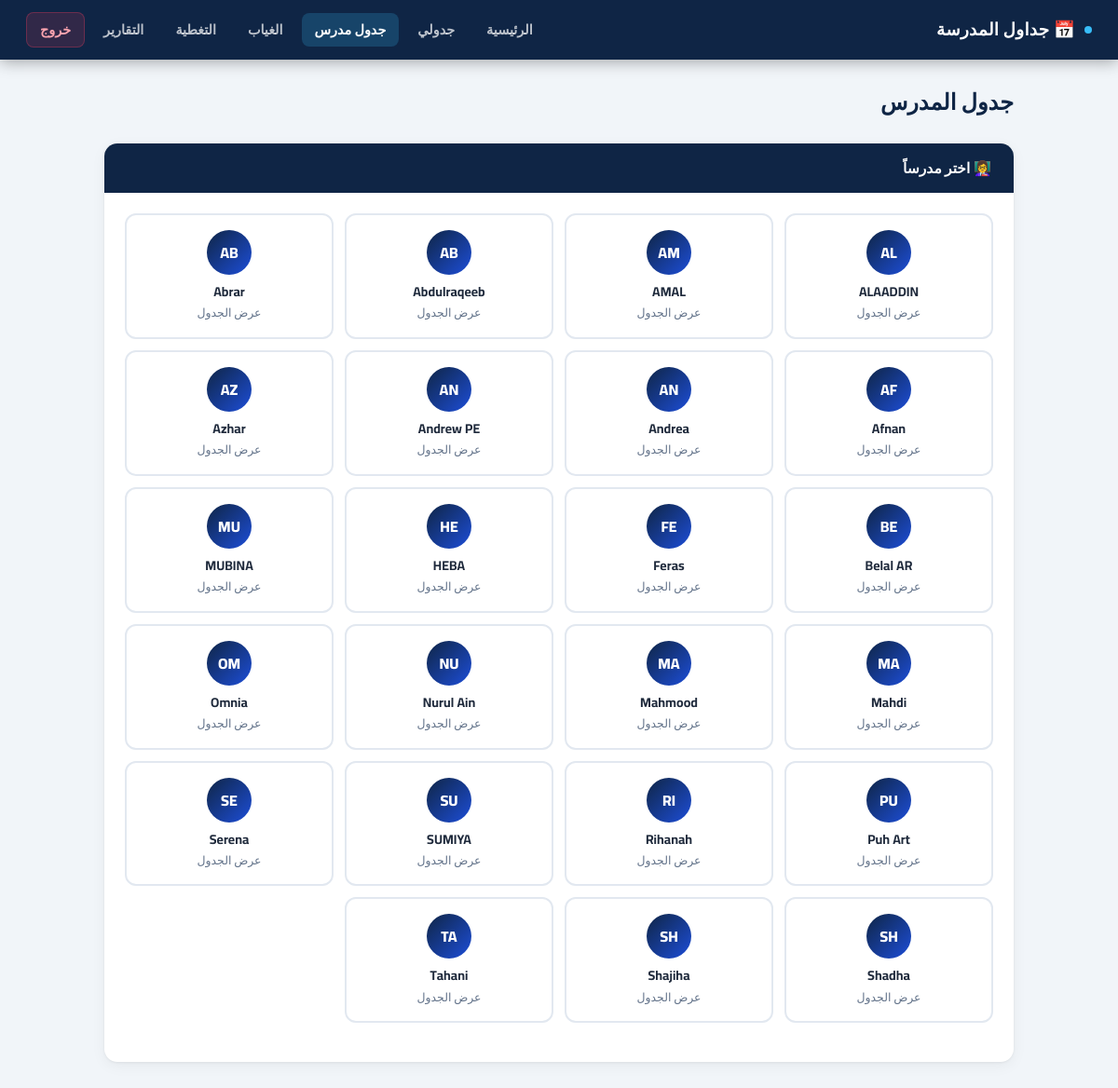
The page /teacher_schedule.php (signed in) on the database its author committed.
### tables this page shows
CREATE TABLE users (
    id         INTEGER PRIMARY KEY AUTOINCREMENT,
    name       TEXT NOT NULL,
    username   TEXT UNIQUE NOT NULL,
    password   TEXT NOT NULL,
    role       TEXT NOT NULL DEFAULT 'teacher',
    email      TEXT,
    phone      TEXT,
    is_active  INTEGER DEFAULT 1,
    created_at TEXT DEFAULT (datetime('now'))
);

### public/teacher_schedule.php (called while the page is built, shortened)
<?php
require_once __DIR__ . '/../config/database.php';
require_once __DIR__ . '/../app/helpers/ScheduleHelper.php';
$db  = Database::getInstance();
$selectedDay       = $_GET['day'] ?? ScheduleHelper::todayName();
$allTeachers       = $db->fetchAll("SELECT id,name FROM users WHERE role='teacher' AND is_active=1 ORDER BY name");
$selectedTeacher   = null;
require __DIR__ . '/../app/views/layouts/main_layout.php';

### config/database.php (called while the page is built, shortened)
<?php
class Database {
    private static $instance = null;
    private $pdo;
    private function __construct() {
        $this->pdo = new PDO('sqlite:' . DB_PATH);
        $this->pdo->setAttribute(PDO::ATTR_ERRMODE, PDO::ERRMODE_EXCEPTION);
        $this->pdo->setAttribute(PDO::ATTR_DEFAULT_FETCH_MODE, PDO::FETCH_ASSOC);
        $this->pdo->exec('PRAGMA foreign_keys = ON;');
        $this->pdo->exec('PRAGMA journal_mode = WAL;');
    }
    public static function getInstance() {
        if (self::$instance === null) self::$instance = new self();
        return self::$instance;
    }
    public function query($sql, $params = []) {
        $stmt = $this->pdo->prepare($sql);
        $stmt->execute($params);
        return $stmt;
    }
    public function fetchAll($sql, $params = []) {
        return $this->query($sql, $params)->fetchAll();
    }
}

### app/helpers/ScheduleHelper.php (called while the page is built, shortened)
<?php
class ScheduleHelper {
    public static function todayName() {
        $map = [1=>'MONDAY',2=>'TUESDAY',3=>'WEDNESDAY',4=>'THURSDAY',5=>'FRIDAY'];
        $dow = (int) date('N');
        return $map[$dow] ?? 'MONDAY';
    }
}

### app/views/admin/teacher_schedule.php (the view, shortened to what this page needs)
<div class="page-header">
  <div>
    <h2>جدول المدرس</h2>
  </div>
</div>
<?php if (!$selectedTeacher): ?>
<div class="panel">
  <div class="panel-header">👩‍🏫 اختر مدرساً</div>
  <div class="panel-body">
    <div class="teacher-select-grid">
    <?php foreach ($allTeachers as $t): ?>
      <a href="?tid=<?= $t['id'] ?>&day=<?= $selectedDay ?>" class="teacher-select-card">
        <div class="tsc-avatar"><?= strtoupper(substr($t['name'],0,2)) ?></div>
        <div class="tsc-name"><?= htmlspecialchars($t['name']) ?></div>
        <div class="tsc-load">عرض الجدول</div>
      </a>
    <?php endforeach; ?>
    </div>
  </div>
</div>
<?php endif; ?>

### public/assets/css/style.css (style rules this page uses)
:root { --navy: #0f2545; --blue: #1d4ed8; --sky: #38bdf8; --teal: #0d9488; --amber: #f59e0b; --rose: #f43f5e; --green: #10b981; --slate: #64748b; --bg: #f1f5f9; --card: #ffffff; --radius: 14px; }
*, *::before, *::after { box-sizing: border-box; }
body { font-family: 'Cairo', 'Segoe UI', sans-serif; background: var(--bg); color: #1e293b; direction: rtl; min-height: 100vh; }
.panel { background: var(--card); border-radius: var(--radius); box-shadow: 0 1px 3px rgba(0,0,0,.06), 0 4px 16px rgba(0,0,0,.05); margin-bottom: 22px; overflow: hidden; }
.panel-header { background: var(--navy); color: #fff; padding: 15px 24px; font-weight: 700; font-size: .97rem; display: flex; align-items: center; gap: 8px; }
.panel-body { padding: 22px; }
.teacher-select-grid { display: grid; grid-template-columns: repeat(auto-fill, minmax(180px, 1fr)); gap: 12px; margin-bottom: 20px; }
.teacher-select-card { background: var(--card); border: 2px solid #e2e8f0; border-radius: 12px; padding: 16px 14px; text-align: center; cursor: pointer; transition: all .2s; text-decoration: none; color: inherit; display: block; }
.tsc-avatar { width: 48px; height: 48px; border-radius: 50%; background: linear-gradient(135deg, var(--navy), var(--blue)); color: #fff; display: flex; align-items: center; justify-content: center; font-size: 1rem; font-weight: 800; margin: 0 auto 8px; }
.tsc-name { font-weight: 700; font-size: .88rem; }
.tsc-load { font-size: .78rem; color: var(--slate); margin-top: 3px; }
.page-header { display: flex; align-items: center; justify-content: space-between; margin-bottom: 26px; flex-wrap: wrap; gap: 14px; }
.page-header h2 { font-size: 1.5rem; font-weight: 800; color: var(--navy); }

### rows shown on the page
users: name "AL", name "ALAADDIN"
users: name "AM", name "AMAL"
users: name "AB", name "Abdulraqeeb"
users: name "AB", name "Abrar"
users: name "AF", name "Afnan"
users: name "AN", name "Andrea"
users: name "AN", name "Andrew PE"
users: name "AZ", name "Azhar"
users: name "BE", name "Belal AR"
users: name "FE", name "Feras"
users: name "HE", name "HEBA"
users: name "MU", name "MUBINA"
users: name "MA", name "Mahdi"
users: name "MA", name "Mahmood"
users: name "NU", name "Nurul Ain"
users: name "OM", name "Omnia"
users: name "PU", name "Puh Art"
users: name "RI", name "Rihanah"
users: name "SU", name "SUMIYA"
users: name "SE", name "Serena"
users: name "SH", name "Shadha"
users: name "SH", name "Shajiha"
users: name "TA", name "Tahani"
